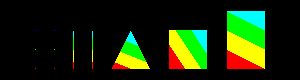

Write Python code to recreate this figure.
#!/usr/bin/env python

# Demonstrate vtkBandedPolyDataContourFilter by manually creating a polydata
# with vertices, lines, polygons, and triangle strips, assigning scalar
# values, generating banded contours, and rendering the result.

# Factory overrides
import vtkmodules.vtkInteractionStyle  # noqa: F401
import vtkmodules.vtkRenderingFreeType  # noqa: F401
import vtkmodules.vtkRenderingOpenGL2  # noqa: F401

from vtkmodules.vtkCommonCore import vtkFloatArray, vtkPoints
from vtkmodules.vtkCommonDataModel import vtkCellArray, vtkDataObject, vtkPolyData
from vtkmodules.vtkFiltersModeling import vtkBandedPolyDataContourFilter
from vtkmodules.vtkRenderingCore import (
    vtkActor,
    vtkPolyDataMapper,
    vtkRenderWindow,
    vtkRenderWindowInteractor,
    vtkRenderer,
)

# Create points
points = vtkPoints()
points.InsertPoint(0, 0, 0, 0)
points.InsertPoint(1, 0, 1, 0)
points.InsertPoint(2, 0, 2, 0)
points.InsertPoint(3, 1, 0, 0)
points.InsertPoint(4, 1, 1, 0)
points.InsertPoint(5, 1, 2, 0)
points.InsertPoint(6, 2, 0, 0)
points.InsertPoint(7, 2, 2, 0)
points.InsertPoint(8, 3, 0, 0)
points.InsertPoint(9, 3, 1, 0)
points.InsertPoint(10, 3, 2, 0)
points.InsertPoint(11, 4, 0, 0)
points.InsertPoint(12, 6, 0, 0)
points.InsertPoint(13, 5, 2, 0)
points.InsertPoint(14, 7, 0, 0)
points.InsertPoint(15, 9, 0, 0)
points.InsertPoint(16, 7, 2, 0)
points.InsertPoint(17, 9, 2, 0)
points.InsertPoint(18, 10, 0, 0)
points.InsertPoint(19, 12, 0, 0)
points.InsertPoint(20, 10, 1, 0)
points.InsertPoint(21, 12, 1, 0)
points.InsertPoint(22, 10, 2, 0)
points.InsertPoint(23, 12, 2, 0)
points.InsertPoint(24, 10, 3, 0)
points.InsertPoint(25, 12, 3, 0)

# Vertices
verts = vtkCellArray()
verts.InsertNextCell(1)
verts.InsertCellPoint(0)
verts.InsertNextCell(1)
verts.InsertCellPoint(1)
verts.InsertNextCell(1)
verts.InsertCellPoint(2)
verts.InsertNextCell(3)
verts.InsertCellPoint(3)
verts.InsertCellPoint(4)
verts.InsertCellPoint(5)

# Lines
lines = vtkCellArray()
lines.InsertNextCell(2)
lines.InsertCellPoint(6)
lines.InsertCellPoint(7)
lines.InsertNextCell(3)
lines.InsertCellPoint(8)
lines.InsertCellPoint(9)
lines.InsertCellPoint(10)

# Polygons
polys = vtkCellArray()
polys.InsertNextCell(4)
polys.InsertCellPoint(14)
polys.InsertCellPoint(15)
polys.InsertCellPoint(17)
polys.InsertCellPoint(16)
polys.InsertNextCell(3)
polys.InsertCellPoint(11)
polys.InsertCellPoint(12)
polys.InsertCellPoint(13)

# Triangle strips
strips = vtkCellArray()
strips.InsertNextCell(8)
strips.InsertCellPoint(19)
strips.InsertCellPoint(18)
strips.InsertCellPoint(21)
strips.InsertCellPoint(20)
strips.InsertCellPoint(23)
strips.InsertCellPoint(22)
strips.InsertCellPoint(25)
strips.InsertCellPoint(24)

# Scalars
scalars = vtkFloatArray()
scalars.SetName("SomeScalars")
scalars.SetNumberOfTuples(26)
scalar_values = [
    0, 50, 100, 0, 50, 100, 10, 90, 10, 50, 90,
    10, 40, 100, 0, 60, 40, 100, 0, 25, 25, 50, 50, 75, 75, 100,
]
for i, v in enumerate(scalar_values):
    scalars.SetTuple1(i, v)

# Assemble polydata
poly_data = vtkPolyData()
poly_data.SetPoints(points)
poly_data.SetVerts(verts)
poly_data.SetLines(lines)
poly_data.SetPolys(polys)
poly_data.SetStrips(strips)
poly_data.GetPointData().AddArray(scalars)

# Banded contour filter
banded_contour = vtkBandedPolyDataContourFilter()
banded_contour.SetInputArrayToProcess(0, 0, 0, vtkDataObject.FIELD_ASSOCIATION_POINTS, "SomeScalars")
banded_contour.SetInputData(poly_data)
banded_contour.GenerateValues(3, 25, 75)

# Mapper
mapper = vtkPolyDataMapper()
mapper.SetInputConnection(banded_contour.GetOutputPort())
mapper.SetScalarModeToUseCellData()
mapper.SetScalarRange(0, 4)

actor = vtkActor()
actor.SetMapper(mapper)

# Renderer
renderer = vtkRenderer()
renderer.AddActor(actor)
renderer.SetBackground(0, 0, 0)

# Window
render_window = vtkRenderWindow()
render_window.AddRenderer(renderer)
render_window.SetSize(300, 80)
render_window.SetWindowName("banded contour filter")

# Scene
renderer.ResetCamera()
renderer.GetActiveCamera().Zoom(3)

# Interactor
interactor = vtkRenderWindowInteractor()
interactor.SetRenderWindow(render_window)

interactor.Initialize()
interactor.Start()
